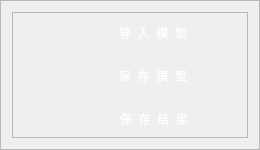
                 <widget class="QFrame" name="Model_Manage">
                  <property name="minimumSize">
                   <size>
                    <width>260</width>
                    <height>150</height>
                   </size>
                  </property>
                  <property name="maximumSize">
                   <size>
                    <width>150</width>
                    <height>16777215</height>
                   </size>
                  </property>
                  <property name="styleSheet">
                   <string notr="true">QWidget#Model_Manage{
border-radius:15px;
}</string>
                  </property>
                  <property name="frameShape">
                   <enum>QFrame::Shape::StyledPanel</enum>
                  </property>
                  <property name="frameShadow">
                   <enum>QFrame::Shadow::Raised</enum>
                  </property>
                  <layout class="QVBoxLayout" name="verticalLayout_16">
                   <item>
                    <widget class="QFrame" name="frame_4">
                     <property name="frameShape">
                      <enum>QFrame::Shape::StyledPanel</enum>
                     </property>
                     <property name="frameShadow">
                      <enum>QFrame::Shadow::Raised</enum>
                     </property>
                     <layout class="QVBoxLayout" name="verticalLayout_17">
                      <property name="spacing">
                       <number>9</number>
                      </property>
                      <property name="leftMargin">
                       <number>0</number>
                      </property>
                      <property name="topMargin">
                       <number>0</number>
                      </property>
                      <property name="rightMargin">
                       <number>0</number>
                      </property>
                      <property name="bottomMargin">
                       <number>0</number>
                      </property>
                      <item alignment="Qt::AlignmentFlag::AlignHCenter">
                       <widget class="QPushButton" name="import_button">
                        <property name="sizePolicy">
                         <sizepolicy hsizetype="Expanding" vsizetype="Preferred">
                          <horstretch>0</horstretch>
                          <verstretch>0</verstretch>
                         </sizepolicy>
                        </property>
                        <property name="styleSheet">
                         <string notr="true">QPushButton{
	background-image:url(:/setting /images/newsize/import.png);
	background-repeat: no-repeat;
	background-position: left center;
	border: none;	
	border-left: 10px solid transparent;
	text-align: left;
	padding-left: 40px;
	padding-bottom: -2px;
	color: white;
	font: 14pt &quot;方正粗黑宋简体&quot;;
}
QPushButton:hover{
	background-color: rgba(114, 129, 214, 59);
}</string>
                        </property>
                        <property name="text">
                         <string>   导  入  模  型    </string>
                        </property>
                       </widget>
                      </item>
                      <item alignment="Qt::AlignmentFlag::AlignHCenter">
                       <widget class="QCheckBox" name="save_status_button">
                        <property name="cursor">
                         <cursorShape>PointingHandCursor</cursorShape>
                        </property>
                        <property name="styleSheet">
                         <string notr="true">QCheckBox {
color: white;
padding-left: 5px;
font: 14pt &quot;方正粗黑宋简体&quot;;
        }
QCheckBox::indicator {
           padding-top: 1px;
            width: 40px;
            height: 30px;
            border: none;
 }

QCheckBox::indicator:unchecked {
            image: url(:/setting /images/newsize/check_no.png);
        }

QCheckBox::indicator:checked {
            image:url(:/setting /images/newsize/check_yes.png);
        }</string>
                        </property>
                        <property name="text">
                         <string>   保  存  模  型    </string>
                        </property>
                       </widget>
                      </item>
                      <item alignment="Qt::AlignmentFlag::AlignHCenter">
                       <widget class="QPushButton" name="save_button">
                        <property name="sizePolicy">
                         <sizepolicy hsizetype="Expanding" vsizetype="Preferred">
                          <horstretch>0</horstretch>
                          <verstretch>0</verstretch>
                         </sizepolicy>
                        </property>
                        <property name="styleSheet">
                         <string notr="true">QPushButton{
	background-image:url(:/setting /images/newsize/save.png);
	background-repeat: no-repeat;
	background-position: left center;
	border: none;	
	border-left: 10px solid transparent;
	text-align: left;
	padding-left: 42px;
	padding-bottom: 0px;
	color: white;
	font: 14pt &quot;方正粗黑宋简体&quot;;
}
QPushButton:hover{
	background-color: rgba(114, 129, 214, 59);
}</string>
                        </property>
                        <property name="text">
                         <string>   保  存  结  果    </string>
                        </property>
                        <property name="checkable">
                         <bool>false</bool>
                        </property>
                       </widget>
                      </item>
                     </layout>
                    </widget>
                   </item>
                  </layout>
                 </widget>
